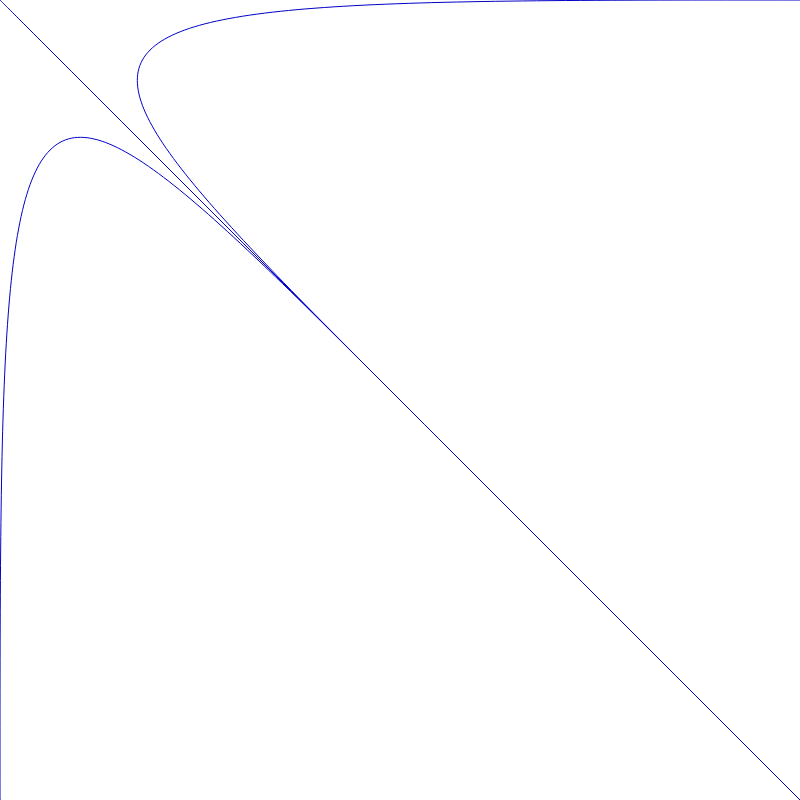
Frame 1 (no input)
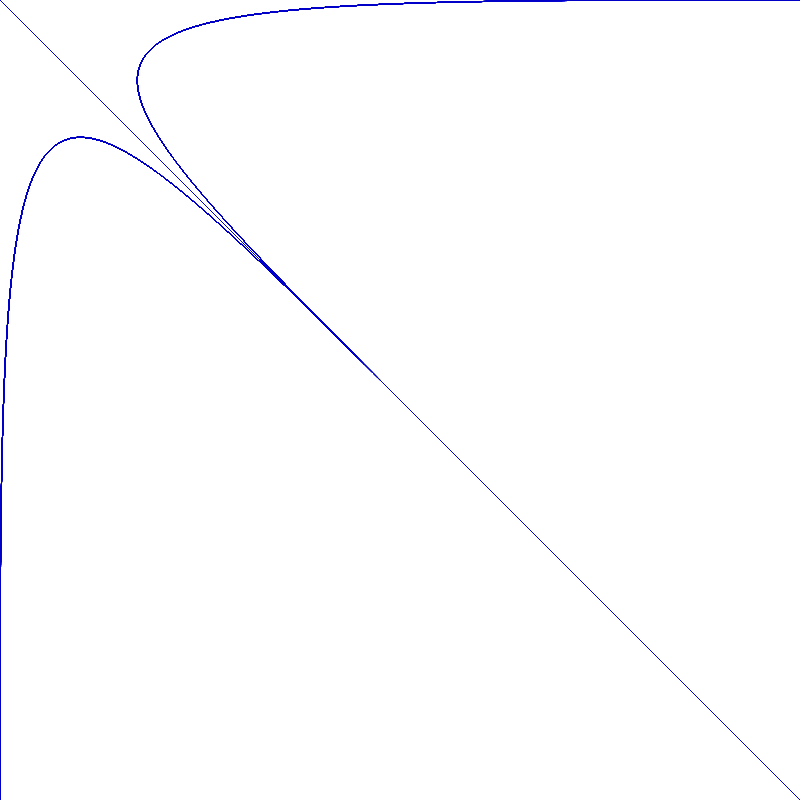
Frame 60 (no input)
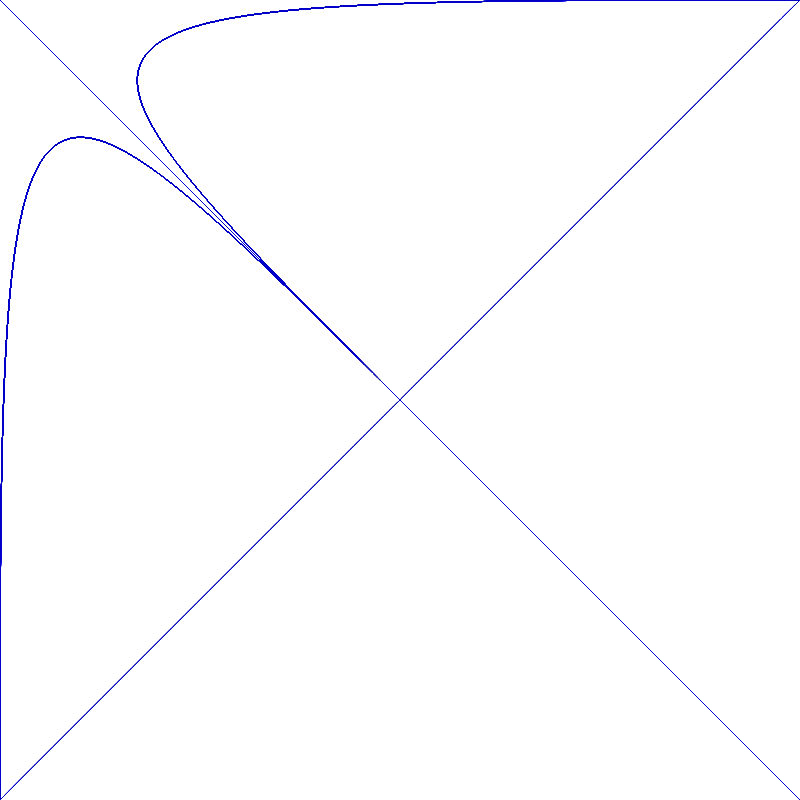
Frame 120 (the mouse pressed at the canvas centre since frame 60)

The p5.js sketch that drew these frames (run headless with seeded random() and noise() and a simulated clock; from frame 60 on, the mouse is pressed at the canvas centre):

// p5.js sketch
// ── sketch.js
/// <reference path="./p5.global-mode.d.ts" />

function setup() {
  // put setup code here
	createCanvas(800, 800);
	background(255);
}


function draw() {
	// put drawing code here
	//start curves on the left, end center right, midpoints play with mouse values
	noFill();
	stroke(0, 0, 200);
	bezier(0, 0, mouseX, mouseY, mouseX, mouseY, 400, 400); 
	bezier(800, 0, mouseX, mouseY, mouseX, mouseY, 400, 400); 
	bezier(0, 800, mouseX, mouseY, mouseX, mouseY, 400, 400);
	bezier(800, 800, mouseX, mouseY, mouseX, mouseY, 400, 400); 
}
